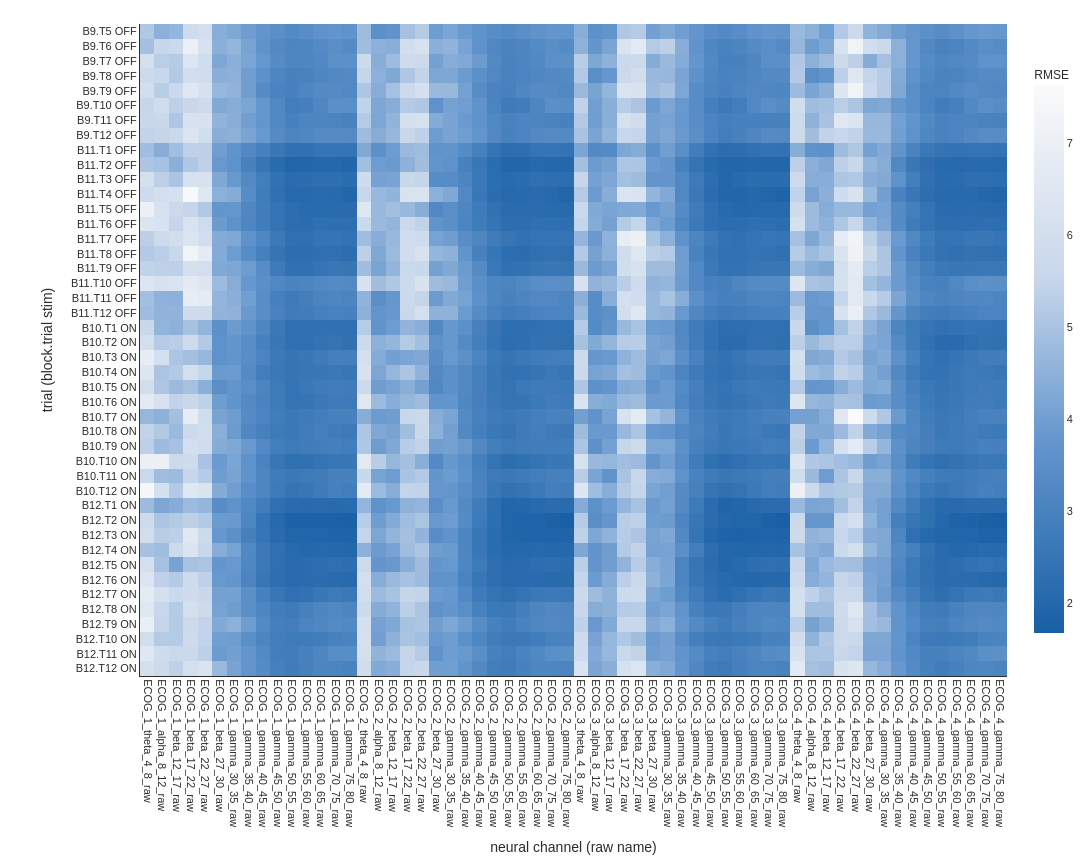
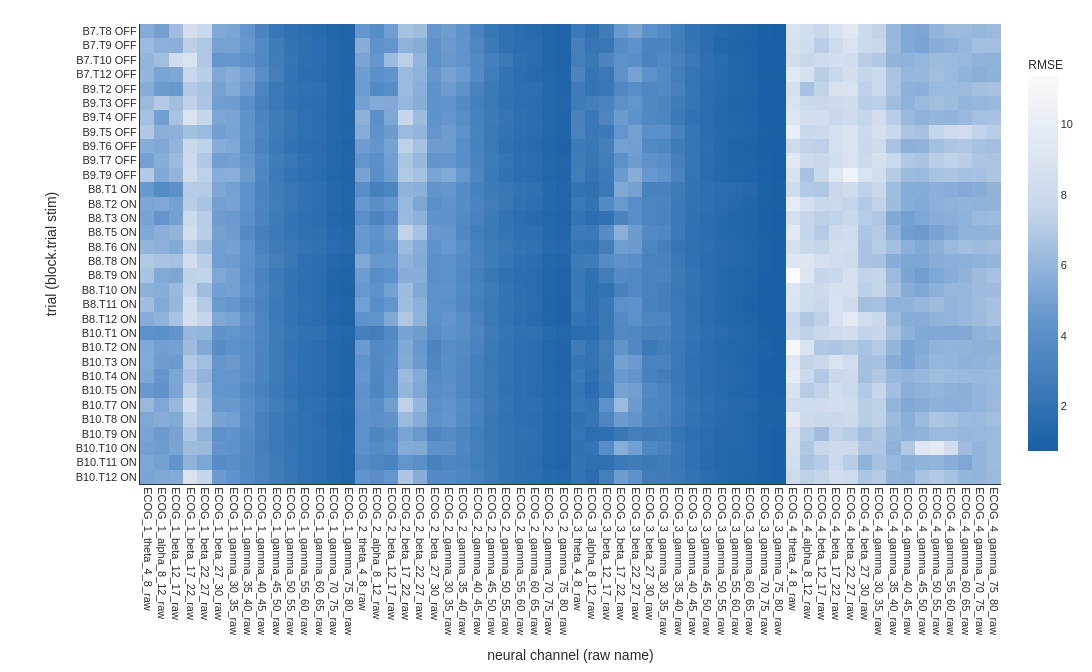
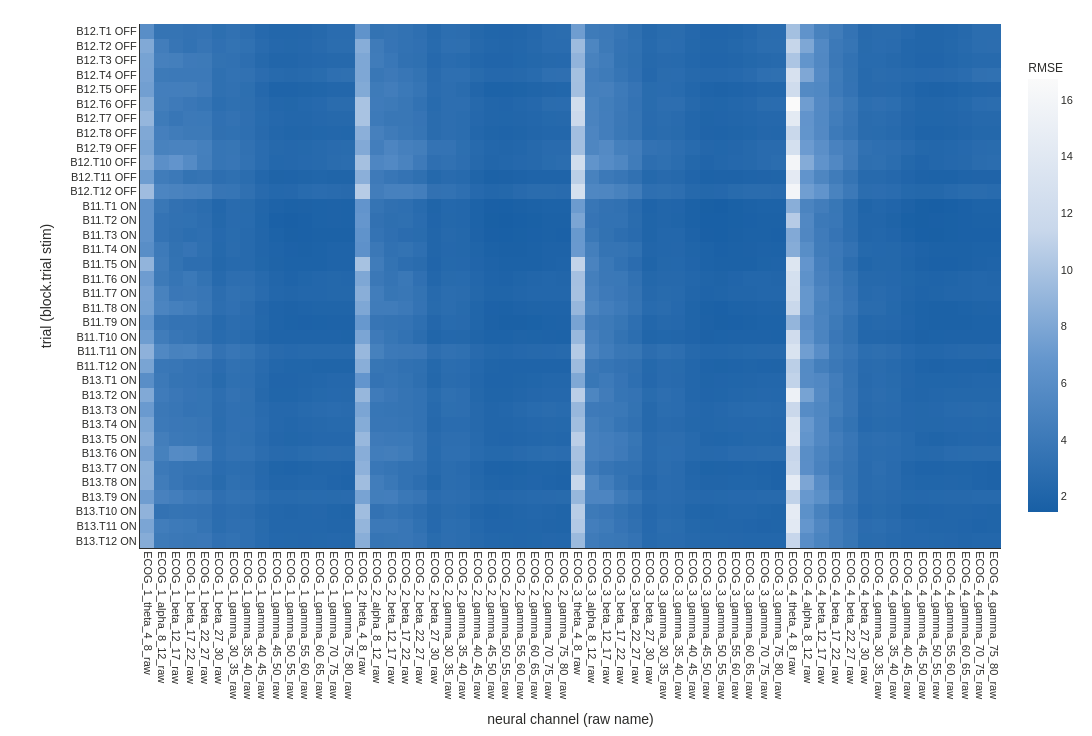
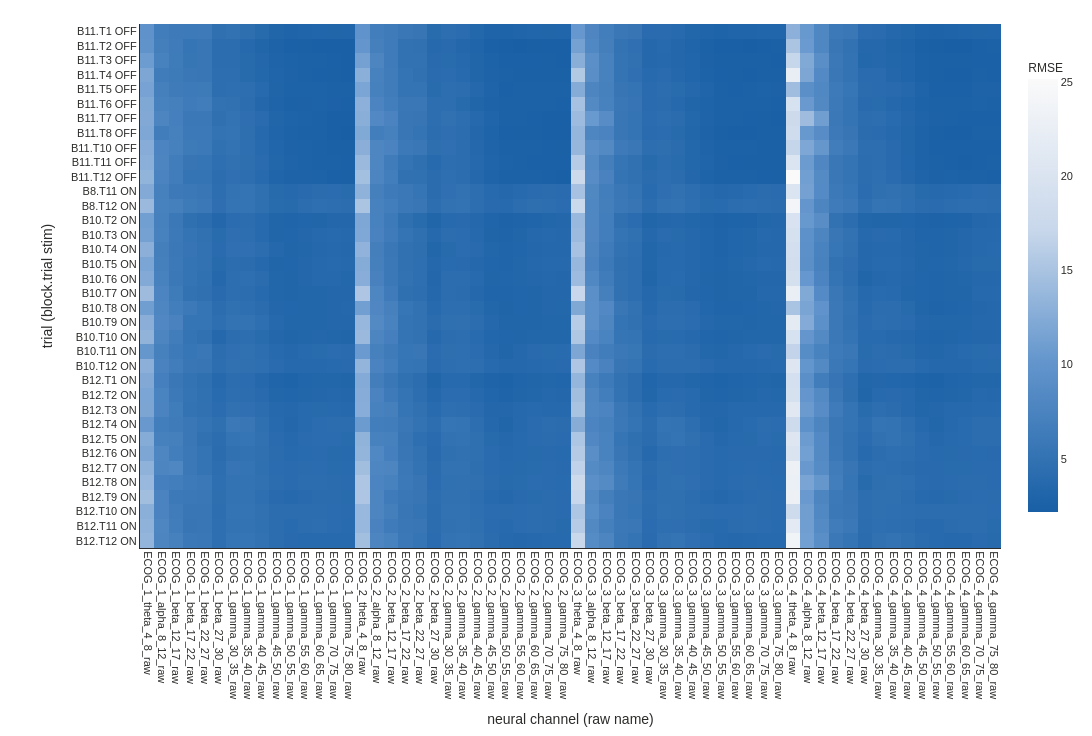

Write notebook code for charts like these, in order.
### Markdown cell above
## Neural Prediction — RMSE Heatmap (test set)

### Code cell
for sess in SESSIONS:
    sd = SESSION_DATA[sess["label"]]
    rmse_sorted = sd["rmse_pred"][sd["trial_order"], :]

    n_ch = len(sd["ch_order"])
    w = max(1400, n_ch * 22 + 260)
    h = max(420, 16 * len(sd["t_labels"]) + 160)

    fig = go.Figure(go.Heatmap(
        z=rmse_sorted, x=sd["ch_order"], y=sd["t_labels"],
        colorscale=COLORSCALE_SEQUENTIAL, reversescale=True,
        colorbar=dict(title=dict(text="RMSE", font=dict(size=FONT_SIZE_BASE)),
                      tickfont=dict(size=FONT_SIZE_BASE - 1), len=0.9),
    ))
    fig.update_xaxes(title_text="neural channel (raw name)",
                     tickangle=90, tickfont=dict(size=8))
    fig.update_yaxes(title_text="trial (block.trial stim)", autorange="reversed")
    apply_thesis_style(fig, ThesisTheme.LIGHT, height=h,
                       margin=dict(l=140, r=60, t=24, b=180), show_legend=False)
    fig.update_layout(width=w)
    fig.write_image(str(OUT / f'neural_rmse_{sess["label"].replace(" ", "_")}.png'),
                    width=w, height=h, scale=2)
    fig.show()
print(
    "Neural prediction RMSE per trial × channel. Same layout as Pearson r heatmap but "
    "sequential colorscale (darker blue = lower RMSE = better). Complements the r view: "
    "a channel can look 'red' in r (correctly tracks shape) yet still have a biased offset "
    "inflating RMSE."
)

### Figure 1 — Plotly figure (JSON) as saved in the notebook; plotly's stock layout.template omitted (floating-point values rounded to 4 significant figures; data arrays with more than 128 entries replaced by an {"elided": "..."} marker saying what was removed)
{"data": [{"colorbar": {"len": 0.9, "tickfont": {"size": 11}, "title": {"font": {"size": 12}, "text": "RMSE"}}, "colorscale": [[0.0, "rgb(250, 250, 250)"], [0.35, "rgb(200, 215, 235)"], [0.65, "rgb(100, 150, 205)"], [1.0, "rgb(24, 95, 165)"]], "reversescale": true, "type": "heatmap", "x": ["ECOG_1_theta_4_8_raw", "ECOG_1_alpha_8_12_raw", "ECOG_1_beta_12_17_raw", "ECOG_1_beta_17_22_raw", "ECOG_1_beta_22_27_raw", "ECOG_1_beta_27_30_raw", "ECOG_1_gamma_30_35_raw", "ECOG_1_gamma_35_40_raw", "ECOG_1_gamma_40_45_raw", "ECOG_1_gamma_45_50_raw", "ECOG_1_gamma_50_55_raw", "ECOG_1_gamma_55_60_raw", "ECOG_1_gamma_60_65_raw", "ECOG_1_gamma_70_75_raw", "ECOG_1_gamma_75_80_raw", "ECOG_2_theta_4_8_raw", "ECOG_2_alpha_8_12_raw", "ECOG_2_beta_12_17_raw", "ECOG_2_beta_17_22_raw", "ECOG_2_beta_22_27_raw", "ECOG_2_beta_27_30_raw", "ECOG_2_gamma_30_35_raw", "ECOG_2_gamma_35_40_raw", "ECOG_2_gamma_40_45_raw", "ECOG_2_gamma_45_50_raw", "ECOG_2_gamma_50_55_raw", "ECOG_2_gamma_55_60_raw", "ECOG_2_gamma_60_65_raw", "ECOG_2_gamma_70_75_raw", "ECOG_2_gamma_75_80_raw", "ECOG_3_theta_4_8_raw", "ECOG_3_alpha_8_12_raw", "ECOG_3_beta_12_17_raw", "ECOG_3_beta_17_22_raw", "ECOG_3_beta_22_27_raw", "ECOG_3_beta_27_30_raw", "ECOG_3_gamma_30_35_raw", "ECOG_3_gamma_35_40_raw", "ECOG_3_gamma_40_45_raw", "ECOG_3_gamma_45_50_raw", "ECOG_3_gamma_50_55_raw", "ECOG_3_gamma_55_60_raw", "ECOG_3_gamma_60_65_raw", "ECOG_3_gamma_70_75_raw", "ECOG_3_gamma_75_80_raw", "ECOG_4_theta_4_8_raw", "ECOG_4_alpha_8_12_raw", "ECOG_4_beta_12_17_raw", "ECOG_4_beta_17_22_raw", "ECOG_4_beta_22_27_raw", "ECOG_4_beta_27_30_raw", "ECOG_4_gamma_30_35_raw", "ECOG_4_gamma_35_40_raw", "ECOG_4_gamma_40_45_raw", "ECOG_4_gamma_45_50_raw", "ECOG_4_gamma_50_55_raw", "ECOG_4_gamma_55_60_raw", "ECOG_4_gamma_60_65_raw", "ECOG_4_gamma_70_75_raw", "ECOG_4_gamma_75_80_raw"], "y": ["B9.T5 OFF", "B9.T6 OFF", "B9.T7 OFF", "B9.T8 OFF", "B9.T9 OFF", "B9.T10 OFF", "B9.T11 OFF", "B9.T12 OFF", "B11.T1 OFF", "B11.T2 OFF", "B11.T3 OFF", "B11.T4 OFF", "B11.T5 OFF", "B11.T6 OFF", "B11.T7 OFF", "B11.T8 OFF", "B11.T9 OFF", "B11.T10 OFF", "B11.T11 OFF", "B11.T12 OFF", "B10.T1 ON", "B10.T2 ON", "B10.T3 ON", "B10.T4 ON", "B10.T5 ON", "B10.T6 ON", "B10.T7 ON", "B10.T8 ON", "B10.T9 ON", "B10.T10 ON", "B10.T11 ON", "B10.T12 ON", "B12.T1 ON", "B12.T2 ON", "B12.T3 ON", "B12.T4 ON", "B12.T5 ON", "B12.T6 ON", "B12.T7 ON", "B12.T8 ON", "B12.T9 ON", "B12.T10 ON", "B12.T11 ON", "B12.T12 ON"], "z": {"elided": "44x60 float values"}}], "layout": {"font": {"color": "#2C2C2A", "family": "Arial, Helvetica, sans-serif", "size": 12}, "height": 864, "hovermode": "x unified", "legend": {"bgcolor": "rgba(0,0,0,0)", "font": {"size": 11}, "itemsizing": "constant", "itemwidth": 40, "orientation": "h", "tracegroupgap": 8, "x": 0.5, "xanchor": "center", "y": -0.16, "yanchor": "bottom"}, "margin": {"b": 180, "l": 140, "r": 60, "t": 24}, "paper_bgcolor": "#FFFFFF", "plot_bgcolor": "#FFFFFF", "showlegend": false, "width": 1580, "xaxis": {"gridcolor": "rgba(0,0,0,0.15)", "linecolor": "#2C2C2A", "linewidth": 1, "mirror": false, "showgrid": true, "showline": true, "tickangle": 90, "tickfont": {"size": 11}, "title": {"text": "neural channel (raw name)"}}, "yaxis": {"autorange": "reversed", "gridcolor": "rgba(0,0,0,0.15)", "linecolor": "#2C2C2A", "linewidth": 1, "mirror": false, "showgrid": true, "showline": true, "tickfont": {"size": 11}, "title": {"text": "trial (block.trial stim)"}}}}

### Figure 2 — Plotly figure (JSON) as saved in the notebook; plotly's stock layout.template omitted (floating-point values rounded to 4 significant figures; data arrays with more than 128 entries replaced by an {"elided": "..."} marker saying what was removed)
{"data": [{"colorbar": {"len": 0.9, "tickfont": {"size": 11}, "title": {"font": {"size": 12}, "text": "RMSE"}}, "colorscale": [[0.0, "rgb(250, 250, 250)"], [0.35, "rgb(200, 215, 235)"], [0.65, "rgb(100, 150, 205)"], [1.0, "rgb(24, 95, 165)"]], "reversescale": true, "type": "heatmap", "x": ["ECOG_1_theta_4_8_raw", "ECOG_1_alpha_8_12_raw", "ECOG_1_beta_12_17_raw", "ECOG_1_beta_17_22_raw", "ECOG_1_beta_22_27_raw", "ECOG_1_beta_27_30_raw", "ECOG_1_gamma_30_35_raw", "ECOG_1_gamma_35_40_raw", "ECOG_1_gamma_40_45_raw", "ECOG_1_gamma_45_50_raw", "ECOG_1_gamma_50_55_raw", "ECOG_1_gamma_55_60_raw", "ECOG_1_gamma_60_65_raw", "ECOG_1_gamma_70_75_raw", "ECOG_1_gamma_75_80_raw", "ECOG_2_theta_4_8_raw", "ECOG_2_alpha_8_12_raw", "ECOG_2_beta_12_17_raw", "ECOG_2_beta_17_22_raw", "ECOG_2_beta_22_27_raw", "ECOG_2_beta_27_30_raw", "ECOG_2_gamma_30_35_raw", "ECOG_2_gamma_35_40_raw", "ECOG_2_gamma_40_45_raw", "ECOG_2_gamma_45_50_raw", "ECOG_2_gamma_50_55_raw", "ECOG_2_gamma_55_60_raw", "ECOG_2_gamma_60_65_raw", "ECOG_2_gamma_70_75_raw", "ECOG_2_gamma_75_80_raw", "ECOG_3_theta_4_8_raw", "ECOG_3_alpha_8_12_raw", "ECOG_3_beta_12_17_raw", "ECOG_3_beta_17_22_raw", "ECOG_3_beta_22_27_raw", "ECOG_3_beta_27_30_raw", "ECOG_3_gamma_30_35_raw", "ECOG_3_gamma_35_40_raw", "ECOG_3_gamma_40_45_raw", "ECOG_3_gamma_45_50_raw", "ECOG_3_gamma_50_55_raw", "ECOG_3_gamma_55_60_raw", "ECOG_3_gamma_60_65_raw", "ECOG_3_gamma_70_75_raw", "ECOG_3_gamma_75_80_raw", "ECOG_4_theta_4_8_raw", "ECOG_4_alpha_8_12_raw", "ECOG_4_beta_12_17_raw", "ECOG_4_beta_17_22_raw", "ECOG_4_beta_22_27_raw", "ECOG_4_beta_27_30_raw", "ECOG_4_gamma_30_35_raw", "ECOG_4_gamma_35_40_raw", "ECOG_4_gamma_40_45_raw", "ECOG_4_gamma_45_50_raw", "ECOG_4_gamma_50_55_raw", "ECOG_4_gamma_55_60_raw", "ECOG_4_gamma_60_65_raw", "ECOG_4_gamma_70_75_raw", "ECOG_4_gamma_75_80_raw"], "y": ["B7.T8 OFF", "B7.T9 OFF", "B7.T10 OFF", "B7.T12 OFF", "B9.T2 OFF", "B9.T3 OFF", "B9.T4 OFF", "B9.T5 OFF", "B9.T6 OFF", "B9.T7 OFF", "B9.T9 OFF", "B8.T1 ON", "B8.T2 ON", "B8.T3 ON", "B8.T5 ON", "B8.T6 ON", "B8.T8 ON", "B8.T9 ON", "B8.T10 ON", "B8.T11 ON", "B8.T12 ON", "B10.T1 ON", "B10.T2 ON", "B10.T3 ON", "B10.T4 ON", "B10.T5 ON", "B10.T7 ON", "B10.T8 ON", "B10.T9 ON", "B10.T10 ON", "B10.T11 ON", "B10.T12 ON"], "z": {"elided": "32x60 float values"}}], "layout": {"font": {"color": "#2C2C2A", "family": "Arial, Helvetica, sans-serif", "size": 12}, "height": 672, "hovermode": "x unified", "legend": {"bgcolor": "rgba(0,0,0,0)", "font": {"size": 11}, "itemsizing": "constant", "itemwidth": 40, "orientation": "h", "tracegroupgap": 8, "x": 0.5, "xanchor": "center", "y": -0.16, "yanchor": "bottom"}, "margin": {"b": 180, "l": 140, "r": 60, "t": 24}, "paper_bgcolor": "#FFFFFF", "plot_bgcolor": "#FFFFFF", "showlegend": false, "width": 1580, "xaxis": {"gridcolor": "rgba(0,0,0,0.15)", "linecolor": "#2C2C2A", "linewidth": 1, "mirror": false, "showgrid": true, "showline": true, "tickangle": 90, "tickfont": {"size": 11}, "title": {"text": "neural channel (raw name)"}}, "yaxis": {"autorange": "reversed", "gridcolor": "rgba(0,0,0,0.15)", "linecolor": "#2C2C2A", "linewidth": 1, "mirror": false, "showgrid": true, "showline": true, "tickfont": {"size": 11}, "title": {"text": "trial (block.trial stim)"}}}}

### Figure 3 — Plotly figure (JSON) as saved in the notebook; plotly's stock layout.template omitted (floating-point values rounded to 4 significant figures; data arrays with more than 128 entries replaced by an {"elided": "..."} marker saying what was removed)
{"data": [{"colorbar": {"len": 0.9, "tickfont": {"size": 11}, "title": {"font": {"size": 12}, "text": "RMSE"}}, "colorscale": [[0.0, "rgb(250, 250, 250)"], [0.35, "rgb(200, 215, 235)"], [0.65, "rgb(100, 150, 205)"], [1.0, "rgb(24, 95, 165)"]], "reversescale": true, "type": "heatmap", "x": ["ECOG_1_theta_4_8_raw", "ECOG_1_alpha_8_12_raw", "ECOG_1_beta_12_17_raw", "ECOG_1_beta_17_22_raw", "ECOG_1_beta_22_27_raw", "ECOG_1_beta_27_30_raw", "ECOG_1_gamma_30_35_raw", "ECOG_1_gamma_35_40_raw", "ECOG_1_gamma_40_45_raw", "ECOG_1_gamma_45_50_raw", "ECOG_1_gamma_50_55_raw", "ECOG_1_gamma_55_60_raw", "ECOG_1_gamma_60_65_raw", "ECOG_1_gamma_70_75_raw", "ECOG_1_gamma_75_80_raw", "ECOG_2_theta_4_8_raw", "ECOG_2_alpha_8_12_raw", "ECOG_2_beta_12_17_raw", "ECOG_2_beta_17_22_raw", "ECOG_2_beta_22_27_raw", "ECOG_2_beta_27_30_raw", "ECOG_2_gamma_30_35_raw", "ECOG_2_gamma_35_40_raw", "ECOG_2_gamma_40_45_raw", "ECOG_2_gamma_45_50_raw", "ECOG_2_gamma_50_55_raw", "ECOG_2_gamma_55_60_raw", "ECOG_2_gamma_60_65_raw", "ECOG_2_gamma_70_75_raw", "ECOG_2_gamma_75_80_raw", "ECOG_3_theta_4_8_raw", "ECOG_3_alpha_8_12_raw", "ECOG_3_beta_12_17_raw", "ECOG_3_beta_17_22_raw", "ECOG_3_beta_22_27_raw", "ECOG_3_beta_27_30_raw", "ECOG_3_gamma_30_35_raw", "ECOG_3_gamma_35_40_raw", "ECOG_3_gamma_40_45_raw", "ECOG_3_gamma_45_50_raw", "ECOG_3_gamma_50_55_raw", "ECOG_3_gamma_55_60_raw", "ECOG_3_gamma_60_65_raw", "ECOG_3_gamma_70_75_raw", "ECOG_3_gamma_75_80_raw", "ECOG_4_theta_4_8_raw", "ECOG_4_alpha_8_12_raw", "ECOG_4_beta_12_17_raw", "ECOG_4_beta_17_22_raw", "ECOG_4_beta_22_27_raw", "ECOG_4_beta_27_30_raw", "ECOG_4_gamma_30_35_raw", "ECOG_4_gamma_35_40_raw", "ECOG_4_gamma_40_45_raw", "ECOG_4_gamma_45_50_raw", "ECOG_4_gamma_50_55_raw", "ECOG_4_gamma_55_60_raw", "ECOG_4_gamma_60_65_raw", "ECOG_4_gamma_70_75_raw", "ECOG_4_gamma_75_80_raw"], "y": ["B12.T1 OFF", "B12.T2 OFF", "B12.T3 OFF", "B12.T4 OFF", "B12.T5 OFF", "B12.T6 OFF", "B12.T7 OFF", "B12.T8 OFF", "B12.T9 OFF", "B12.T10 OFF", "B12.T11 OFF", "B12.T12 OFF", "B11.T1 ON", "B11.T2 ON", "B11.T3 ON", "B11.T4 ON", "B11.T5 ON", "B11.T6 ON", "B11.T7 ON", "B11.T8 ON", "B11.T9 ON", "B11.T10 ON", "B11.T11 ON", "B11.T12 ON", "B13.T1 ON", "B13.T2 ON", "B13.T3 ON", "B13.T4 ON", "B13.T5 ON", "B13.T6 ON", "B13.T7 ON", "B13.T8 ON", "B13.T9 ON", "B13.T10 ON", "B13.T11 ON", "B13.T12 ON"], "z": {"elided": "36x60 float values"}}], "layout": {"font": {"color": "#2C2C2A", "family": "Arial, Helvetica, sans-serif", "size": 12}, "height": 736, "hovermode": "x unified", "legend": {"bgcolor": "rgba(0,0,0,0)", "font": {"size": 11}, "itemsizing": "constant", "itemwidth": 40, "orientation": "h", "tracegroupgap": 8, "x": 0.5, "xanchor": "center", "y": -0.16, "yanchor": "bottom"}, "margin": {"b": 180, "l": 140, "r": 60, "t": 24}, "paper_bgcolor": "#FFFFFF", "plot_bgcolor": "#FFFFFF", "showlegend": false, "width": 1580, "xaxis": {"gridcolor": "rgba(0,0,0,0.15)", "linecolor": "#2C2C2A", "linewidth": 1, "mirror": false, "showgrid": true, "showline": true, "tickangle": 90, "tickfont": {"size": 11}, "title": {"text": "neural channel (raw name)"}}, "yaxis": {"autorange": "reversed", "gridcolor": "rgba(0,0,0,0.15)", "linecolor": "#2C2C2A", "linewidth": 1, "mirror": false, "showgrid": true, "showline": true, "tickfont": {"size": 11}, "title": {"text": "trial (block.trial stim)"}}}}

### Figure 4 — Plotly figure (JSON) as saved in the notebook; plotly's stock layout.template omitted (floating-point values rounded to 4 significant figures; data arrays with more than 128 entries replaced by an {"elided": "..."} marker saying what was removed)
{"data": [{"colorbar": {"len": 0.9, "tickfont": {"size": 11}, "title": {"font": {"size": 12}, "text": "RMSE"}}, "colorscale": [[0.0, "rgb(250, 250, 250)"], [0.35, "rgb(200, 215, 235)"], [0.65, "rgb(100, 150, 205)"], [1.0, "rgb(24, 95, 165)"]], "reversescale": true, "type": "heatmap", "x": ["ECOG_1_theta_4_8_raw", "ECOG_1_alpha_8_12_raw", "ECOG_1_beta_12_17_raw", "ECOG_1_beta_17_22_raw", "ECOG_1_beta_22_27_raw", "ECOG_1_beta_27_30_raw", "ECOG_1_gamma_30_35_raw", "ECOG_1_gamma_35_40_raw", "ECOG_1_gamma_40_45_raw", "ECOG_1_gamma_45_50_raw", "ECOG_1_gamma_50_55_raw", "ECOG_1_gamma_55_60_raw", "ECOG_1_gamma_60_65_raw", "ECOG_1_gamma_70_75_raw", "ECOG_1_gamma_75_80_raw", "ECOG_2_theta_4_8_raw", "ECOG_2_alpha_8_12_raw", "ECOG_2_beta_12_17_raw", "ECOG_2_beta_17_22_raw", "ECOG_2_beta_22_27_raw", "ECOG_2_beta_27_30_raw", "ECOG_2_gamma_30_35_raw", "ECOG_2_gamma_35_40_raw", "ECOG_2_gamma_40_45_raw", "ECOG_2_gamma_45_50_raw", "ECOG_2_gamma_50_55_raw", "ECOG_2_gamma_55_60_raw", "ECOG_2_gamma_60_65_raw", "ECOG_2_gamma_70_75_raw", "ECOG_2_gamma_75_80_raw", "ECOG_3_theta_4_8_raw", "ECOG_3_alpha_8_12_raw", "ECOG_3_beta_12_17_raw", "ECOG_3_beta_17_22_raw", "ECOG_3_beta_22_27_raw", "ECOG_3_beta_27_30_raw", "ECOG_3_gamma_30_35_raw", "ECOG_3_gamma_35_40_raw", "ECOG_3_gamma_40_45_raw", "ECOG_3_gamma_45_50_raw", "ECOG_3_gamma_50_55_raw", "ECOG_3_gamma_55_60_raw", "ECOG_3_gamma_60_65_raw", "ECOG_3_gamma_70_75_raw", "ECOG_3_gamma_75_80_raw", "ECOG_4_theta_4_8_raw", "ECOG_4_alpha_8_12_raw", "ECOG_4_beta_12_17_raw", "ECOG_4_beta_17_22_raw", "ECOG_4_beta_22_27_raw", "ECOG_4_beta_27_30_raw", "ECOG_4_gamma_30_35_raw", "ECOG_4_gamma_35_40_raw", "ECOG_4_gamma_40_45_raw", "ECOG_4_gamma_45_50_raw", "ECOG_4_gamma_50_55_raw", "ECOG_4_gamma_55_60_raw", "ECOG_4_gamma_60_65_raw", "ECOG_4_gamma_70_75_raw", "ECOG_4_gamma_75_80_raw"], "y": ["B11.T1 OFF", "B11.T2 OFF", "B11.T3 OFF", "B11.T4 OFF", "B11.T5 OFF", "B11.T6 OFF", "B11.T7 OFF", "B11.T8 OFF", "B11.T10 OFF", "B11.T11 OFF", "B11.T12 OFF", "B8.T11 ON", "B8.T12 ON", "B10.T2 ON", "B10.T3 ON", "B10.T4 ON", "B10.T5 ON", "B10.T6 ON", "B10.T7 ON", "B10.T8 ON", "B10.T9 ON", "B10.T10 ON", "B10.T11 ON", "B10.T12 ON", "B12.T1 ON", "B12.T2 ON", "B12.T3 ON", "B12.T4 ON", "B12.T5 ON", "B12.T6 ON", "B12.T7 ON", "B12.T8 ON", "B12.T9 ON", "B12.T10 ON", "B12.T11 ON", "B12.T12 ON"], "z": {"elided": "36x60 float values"}}], "layout": {"font": {"color": "#2C2C2A", "family": "Arial, Helvetica, sans-serif", "size": 12}, "height": 736, "hovermode": "x unified", "legend": {"bgcolor": "rgba(0,0,0,0)", "font": {"size": 11}, "itemsizing": "constant", "itemwidth": 40, "orientation": "h", "tracegroupgap": 8, "x": 0.5, "xanchor": "center", "y": -0.16, "yanchor": "bottom"}, "margin": {"b": 180, "l": 140, "r": 60, "t": 24}, "paper_bgcolor": "#FFFFFF", "plot_bgcolor": "#FFFFFF", "showlegend": false, "width": 1580, "xaxis": {"gridcolor": "rgba(0,0,0,0.15)", "linecolor": "#2C2C2A", "linewidth": 1, "mirror": false, "showgrid": true, "showline": true, "tickangle": 90, "tickfont": {"size": 11}, "title": {"text": "neural channel (raw name)"}}, "yaxis": {"autorange": "reversed", "gridcolor": "rgba(0,0,0,0.15)", "linecolor": "#2C2C2A", "linewidth": 1, "mirror": false, "showgrid": true, "showline": true, "tickfont": {"size": 11}, "title": {"text": "trial (block.trial stim)"}}}}
